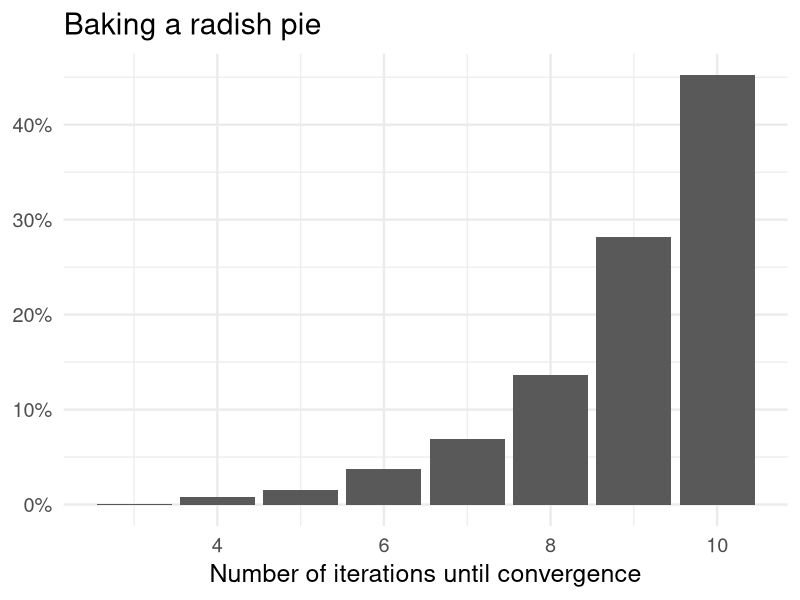

Generate this figure with R:
## ---- chunk 1
knitr::opts_chunk$set(cache = TRUE, cache.lazy = FALSE)
options(digits = 4)
## ---- chunk 2
library(tidyverse)
library(gganimate)

theme_set(theme_minimal(base_size = 18))
## ---- chunk 3
flour_start <- function(step_1) {
  # divide 3 by starting amount
  step_2 <- 3 / step_1

  # combine starting amount with x, discard half
  step_3 <- (step_1 + step_2) / 2

  return(step_3)
}
## ---- chunk 4
# generate sequence of measurements
flour_needed <- function(initial_guess, tolerance = 0.001){
  # placeholder for measurements
  flour_seq <- vector(mode = "numeric")

  # continue measuring flour until quantity does not change
  i <- 1
  converged <- FALSE
  flour_seq[[i]] <- initial_guess

  while(!converged) {
    # increment i
    i <- i + 1

    # calculate next amount of flour
    flour_seq[[i]] <- flour_start(step_1 = flour_seq[[i - 1]])

    # if new amount is same as original amount, stop
    if(abs(flour_seq[[i]] - flour_seq[[i - 1]]) < tolerance) {
      converged <- TRUE
    }
  }

  # return the sequence
  return(flour_seq)
}
## ---- chunk 5
# test the function with random positive values
set.seed(123)
flour_trials <- tibble(
  initial_flour = runif(n = 1e03, min = 0, max = 100)
) %>%
  mutate(.id = row_number(),
         flour_seq = map(.x = initial_flour, .f = flour_needed)) %>%
  # restructure for tidy analysis
  unnest(cols = flour_seq) %>%
  group_by(.id) %>%
  mutate(n_id = row_number()) %>%
  ungroup()
## ---- chunk 6
# animate the measurements
ggplot(data = flour_trials, mapping = aes(x = n_id, y = flour_seq, group = .id)) +
  geom_line(alpha = .02) +
  labs(title = "Baking a radish pie",
       x = "Iteration",
       y = "Amount of flour required",
       caption = "Each line is a separate simulation") +
  transition_reveal(along = n_id)

# how quick to converge?
flour_trials %>%
  group_by(.id) %>%
  summarize(iter = max(n_id)) %>%
  count(iter) %>%
  mutate(n_pct = n / sum(n)) %>%
  ggplot(mapping = aes(x = iter, y = n_pct)) +
  geom_col() +
  scale_y_continuous(labels = scales::percent) +
  labs(title = "Baking a radish pie",
       x = "Number of iterations until convergence",
       y = NULL)
